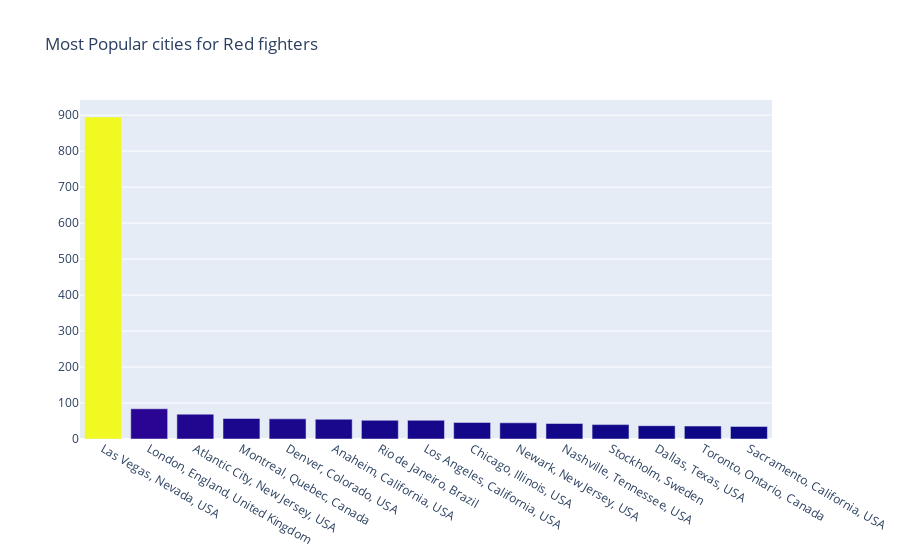

Notebook cell for this chart:
### Markdown cell above
Attempts and strikes landed are, as expected, perfectly linear.

Now, let's look at the location and find out most popular countries

### Code cell
cnt_srs = df['R_Location'].value_counts().head(15)

trace = go.Bar(
    x=cnt_srs.index,
    y=cnt_srs.values,
    marker=dict(
        color=cnt_srs.values,
    ),
)

layout = go.Layout(
    title='Most Popular cities for Red fighters'
)

data = [trace]
fig = go.Figure(data=data, layout=layout)
offline.iplot(fig, filename="Ratio")

### Figure 1 — Plotly figure (JSON) as saved in the notebook; plotly's stock layout.template omitted (floating-point values rounded to 4 significant figures)
{"data": [{"marker": {"color": [895, 84, 69, 57, 56, 55, 52, 52, 46, 45, 43, 40, 37, 36, 35]}, "type": "bar", "x": ["Las Vegas, Nevada, USA", "London, England, United Kingdom", "Atlantic City, New Jersey, USA", "Montreal, Quebec, Canada", "Denver, Colorado, USA", "Anaheim, California, USA", "Rio de Janeiro, Brazil", "Los Angeles, California, USA", "Chicago, Illinois, USA", "Newark, New Jersey, USA", "Nashville, Tennessee, USA", "Stockholm, Sweden", "Dallas, Texas, USA", "Toronto, Ontario, Canada", "Sacramento, California, USA"], "y": [895, 84, 69, 57, 56, 55, 52, 52, 46, 45, 43, 40, 37, 36, 35]}], "layout": {"title": {"text": "Most Popular cities for Red fighters"}}}
